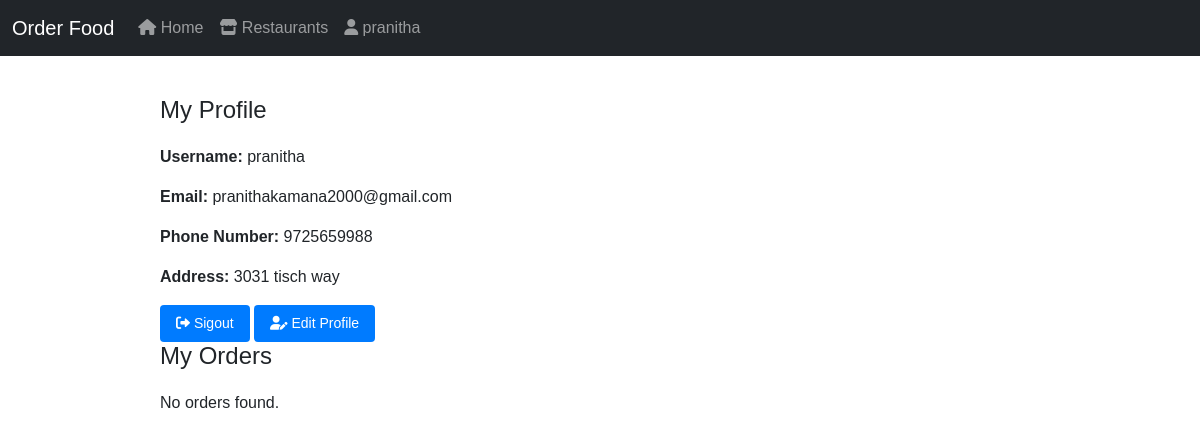
Page /authentication/profile/ (signed in) on the committed database.
### authentication/models.py (models this page shows, shortened)
class Profile(models.Model):
    user = models.OneToOneField(User, on_delete=models.CASCADE)
    phone_number = models.CharField(max_length=15)
    address = models.TextField()

### authentication/views.py (the view)
# urls.py: path('profile/', views.view_profile, name='view_profile'),
@login_required
def view_profile(request):
    profile = request.user.profile
    user = request.user
    orders = user.order_set.all()
    context = {
        'profile': profile,
        'orders': orders
    }
    return render(request, 'profile.html', context)

### authentication/templates/profile.html (shortened to what this page needs)
{% extends 'base.html' %}
{% block content %}
<div class="container">
    <h2 class="page-title">My Profile</h2>
    <div class="profile-details">
        <p><strong>Username:</strong> {{ profile.user.username }}</p>
        <p><strong>Email:</strong> {{ profile.user.email }}</p>
        <p><strong>Phone Number:</strong> {{ profile.phone_number }}</p>
        <p><strong>Address:</strong> {{ profile.address }}</p>
    </div>
    <a href="{% url 'signout' %}" class="btn btn-primary">
        <i class="fas fa-sign-out-alt">
        </i> Sigout</a>
    <a href="{% url 'edit_profile' %}" class="btn btn-primary">
        <i class="fas fa-user-edit"></i>
        Edit Profile</a>
    <h2 class="page-title">My Orders</h2>
    <div class="order-history">
        {% if orders %}
            <ul class="list-group">
                {% for order in orders %}
                <li class="list-group-item">
                    <div class="order-info">
                        <p>Order ID: {{ order.id }}</p>
                        <p>Total: ${{ order.total_price }}</p>
                    </div>
                    <div class="order-actions">
                        {% comment %} <a href="{% url 'order_detail' order.id %}" class="btn btn-primary">View Details</a> {% endcomment %}
                        <a href="{% url 'reorder' order.id %}" class="btn btn-success">
                            <i class="fas fa-redo-alt"></i>
                            Reorder</a>
                    </div>
                </li>
                {% endfor %}
            </ul>
        {% else %}
            <p>No orders found.</p>
        {% endif %}
    </div>
</div>
{% endblock %}

### core/templates/base.html (shortened to what this page needs)
{% load static %}
<!DOCTYPE html>
<html lang="en">
<head>
    <link href="https://cdn.jsdelivr.net/npm/bootstrap@5.3.0-alpha1/dist/css/bootstrap.min.css" rel="stylesheet">
    <link href="https://cdnjs.cloudflare.com/ajax/libs/font-awesome/6.0.0-beta3/css/all.min.css" rel="stylesheet">
    <link rel="stylesheet" href="{% static 'css/style.css' %}">
    <link rel="stylesheet" href="{% static 'css/auth.css' %}">
</head>
<body>
<nav class="navbar navbar-expand-lg navbar-dark bg-dark">
  <div class="container-fluid">
    <a class="navbar-brand" href="/">Order Food</a>
    <div class="collapse navbar-collapse" id="navbarNav">
      <ul class="navbar-nav">
        <li class="nav-item">
          <a class="nav-link" href="/"><i class="fas fa-home"></i> Home</a>
        </li>
        <li class="nav-item">
          <a class="nav-link" href="{% url 'restaurant_list' %}">
            <i class="fas fa-store"></i>
             Restaurants</a>
        </li>
        <li class="nav-item">
         {% if user.is_authenticated %}
          <a class="nav-link" href="{% url 'view_profile' %}"><i class="fas fa-user"></i> {{request.user.username}}</a>
          {% else %}
          <a class="nav-link" href="{% url 'signin' %}"><i class="fas fa-sign-in-alt"></i> Signin</a>
          {% endif %}
        </li>
      </ul>
    </div>
  </div>
</nav>
<div class="container">
    {% block content %}
    {% endblock %}
</div>
</body>
</html>

### static/css/style.css (style rules this page uses)
body { font-family: Arial, sans-serif; }
.container { max-width: 960px; margin: 0 auto; padding: 20px; }
.page-title { font-size: 24px; margin-bottom: 20px; }
.btn { display: inline-block; padding: 8px 16px; font-size: 14px; border: none; border-radius: 4px; background-color: #007bff; color: #fff; text-decoration: none; cursor: pointer; transition: background-color 0.3s; }

### rows in the picture
Profile: user.username "pranitha", user.email "pranithakamana2000@gmail.com", phone_number "9725659988", address "3031 tisch way"

### other values in the picture
{{ request.user.username }} "pranitha"
